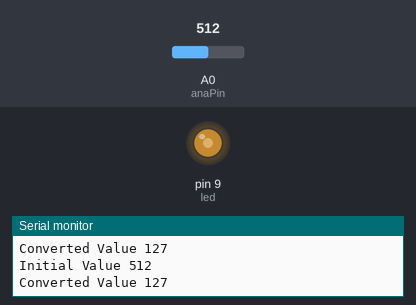
This sketch was run on a simulated Arduino Uno, built with avr-gcc and run on an emulated ATmega328P. Shown: output pins drawn as LEDs (lit = HIGH), the last lines printed to the serial monitor. Inputs (shaded band) come from the test bench; at power-on: A0 (anaPin) = 512.

Above: at 1.3 s.
1.4 s: A0 (anaPin) set to 716
At 2.3 s:
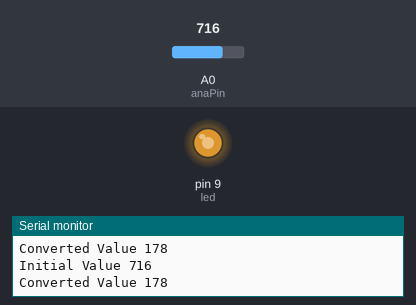
3.0 s: A0 (anaPin) set to 900
At 3.5 s:
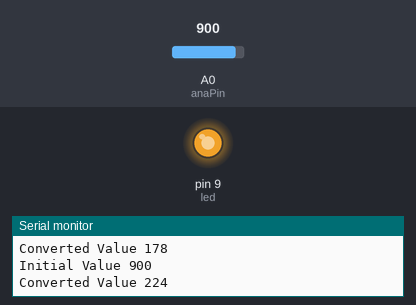
4.5 s: A0 (anaPin) set to 122
At 5.7 s:
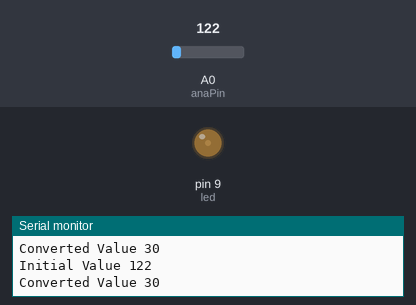
6.0 s: A0 (anaPin) set to 0
At 7.1 s:
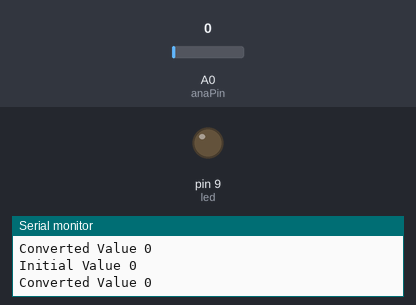
7.5 s: A0 (anaPin) set to 511
At 8.3 s:
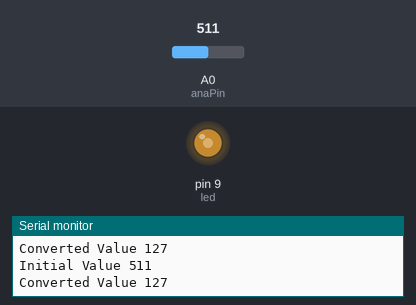
Timing chart, 0 to 10.0 s (numbered marks = the images above; inputs shaded):
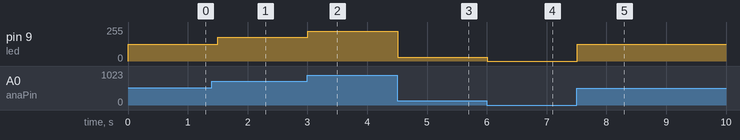

The sketch:

Fade.ino
```cpp
/* Implement LED FADE Using potentiometer */

int led=9;
int anaPin=0;
void setup()
{
  pinMode(led,OUTPUT);
  pinMode(anaPin,INPUT);
  Serial.begin(9600);
}
void loop()
{
 int sensedValue=analogRead(anaPin);
 int sensorOutput=map(sensedValue,0,1023,0,255);
 digitalWrite(7,HIGH);
 analogWrite(led,sensorOutput);
 Serial.print("Initial Value ");
 Serial.println(sensedValue);
 Serial.print("Converted Value ");
 Serial.println(sensorOutput);
 delay(500);
}
```

Potentiometer.ino
```cpp
/* Implement LED ON/OFF using potentiometer */
```

Measured:
- after the input at 1.4 s, pin 9 (led): 127/255 → 178/255 after 0.10 s
- after the input at 3.0 s, pin 9 (led): 178/255 → 224/255 at once
- after the input at 4.5 s, pin 9 (led): 224/255 → 30/255 at once
- after the input at 6.0 s, pin 9 (led): 30/255 → 0/255 at once
- after the input at 7.5 s, pin 9 (led): 0/255 → 127/255 at once
